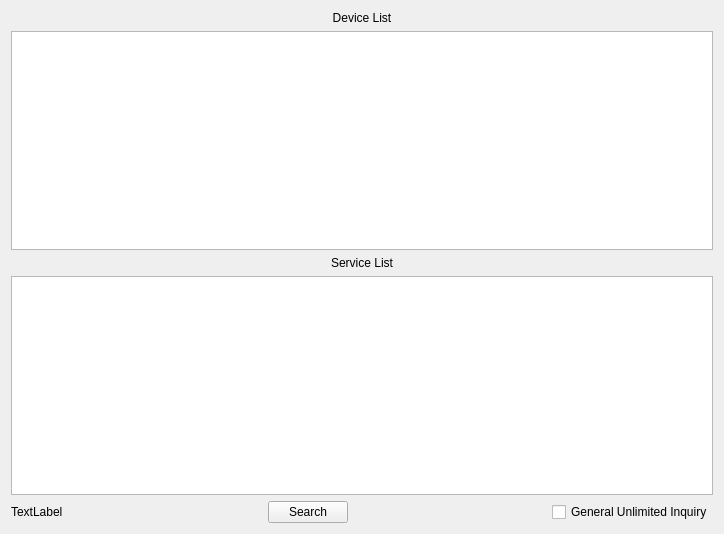
<?xml version="1.0" encoding="UTF-8"?>
<ui version="4.0">
 <class>BluetoothConnect</class>
 <widget class="QWidget" name="BluetoothConnect">
  <property name="geometry">
   <rect>
    <x>0</x>
    <y>0</y>
    <width>724</width>
    <height>534</height>
   </rect>
  </property>
  <property name="windowTitle">
   <string>Form</string>
  </property>
  <layout class="QGridLayout" name="gridLayout">
   <item row="0" column="0">
    <layout class="QVBoxLayout" name="verticalLayout">
     <item>
      <widget class="QLabel" name="label">
       <property name="text">
        <string>Device List</string>
       </property>
       <property name="alignment">
        <set>Qt::AlignCenter</set>
       </property>
      </widget>
     </item>
     <item>
      <widget class="QListWidget" name="deviceListWidget"/>
     </item>
     <item>
      <widget class="QLabel" name="label_2">
       <property name="text">
        <string>Service List</string>
       </property>
       <property name="alignment">
        <set>Qt::AlignCenter</set>
       </property>
      </widget>
     </item>
     <item>
      <widget class="QListWidget" name="serviceListWidget"/>
     </item>
     <item>
      <layout class="QHBoxLayout" name="horizontalLayout">
       <item>
        <widget class="QLabel" name="statusLabel">
         <property name="text">
          <string>TextLabel</string>
         </property>
        </widget>
       </item>
       <item>
        <spacer name="horizontalSpacer_3">
         <property name="orientation">
          <enum>Qt::Horizontal</enum>
         </property>
         <property name="sizeHint" stdset="0">
          <size>
           <width>40</width>
           <height>20</height>
          </size>
         </property>
        </spacer>
       </item>
       <item>
        <widget class="QPushButton" name="searchButton">
         <property name="text">
          <string>Search</string>
         </property>
        </widget>
       </item>
       <item>
        <spacer name="horizontalSpacer">
         <property name="orientation">
          <enum>Qt::Horizontal</enum>
         </property>
         <property name="sizeHint" stdset="0">
          <size>
           <width>40</width>
           <height>20</height>
          </size>
         </property>
        </spacer>
       </item>
       <item>
        <widget class="QCheckBox" name="inquiryTypeCheckBox">
         <property name="text">
          <string>General Unlimited Inquiry</string>
         </property>
        </widget>
       </item>
      </layout>
     </item>
    </layout>
   </item>
  </layout>
 </widget>
 <resources/>
 <connections/>
</ui>
